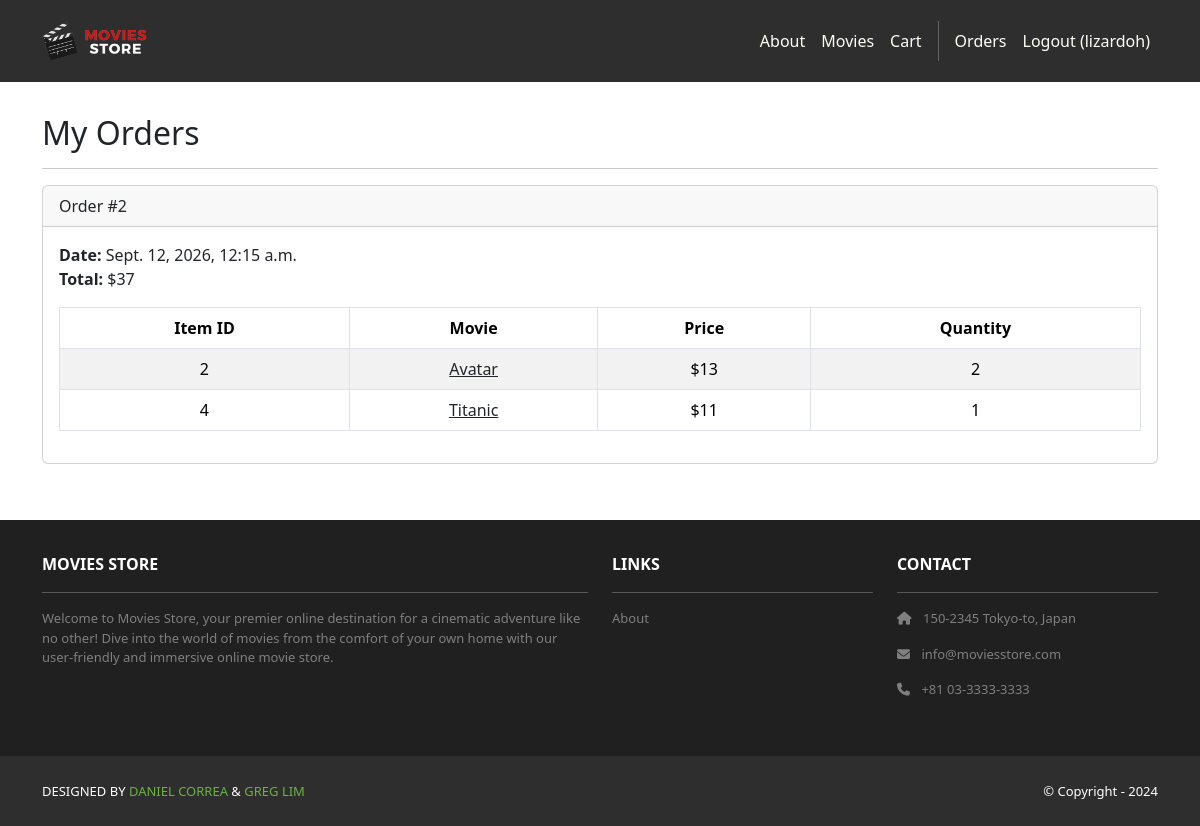
/accounts/orders (signed in), run on an earlier commit of the app's database.
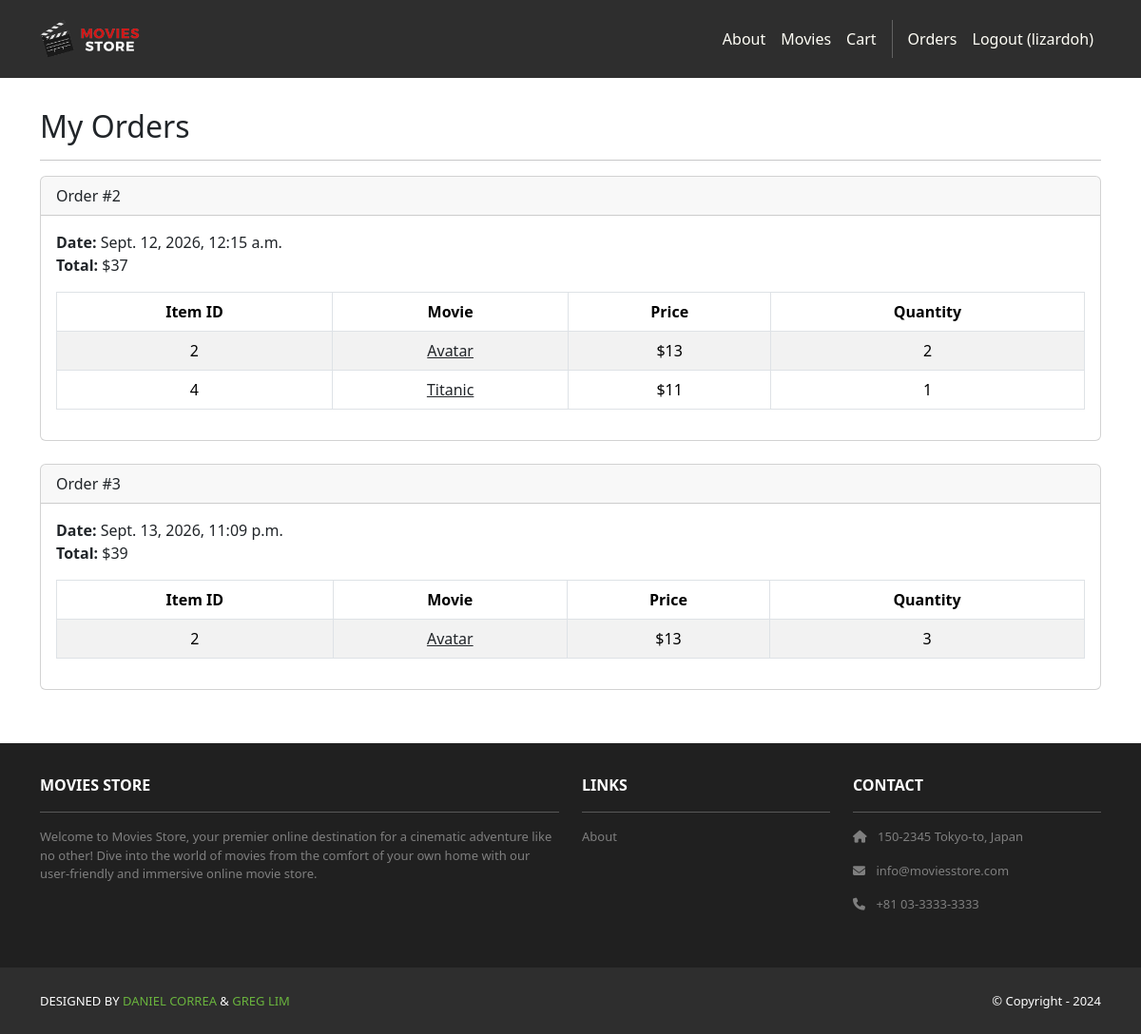
And on a later commit of the database.
### cart/models.py (models this page shows, shortened)
class Order(models.Model):
    id = models.AutoField(primary_key=True)
    total = models.IntegerField()
    date = models.DateTimeField(auto_now_add=True)
    user = models.ForeignKey(User, on_delete=models.CASCADE)

class Item(models.Model):
    id = models.AutoField(primary_key=True)
    price = models.IntegerField()
    quantity = models.IntegerField()
    order = models.ForeignKey(Order, on_delete=models.CASCADE)
    movie = models.ForeignKey(Movie, on_delete=models.CASCADE)

### movies/models.py (models this page shows, shortened)
class Movie(models.Model):
    id = models.AutoField(primary_key=True)
    name = models.CharField(max_length=255)
    price = models.IntegerField()
    description = models.TextField()
    image = models.ImageField(upload_to='movie_images/')

### accounts/views.py (the view)
# urls.py: path('orders', views.orders, name='accounts.orders'),
@login_required
def orders(request):
    template_data = {
        'title': 'Orders',
        'orders': request.user.order_set.all(),
    }
    return render(request, 'accounts/orders.html', {
        'template_data': template_data,
    })

### accounts/templates/accounts/orders.html
{% extends 'base.html' %}
{% block content %}
<div class="p-3">
    <div class="container">
        <div class="row mt-3">
            <div class="col mx-auto mb-3">
                <h2>My Orders</h2>
                <hr />
                {% for order in template_data.orders %}
                <div class="card mb-4">
                    <div class="card-header">
                        Order #{{ order.id }}
                    </div>
                    <div class="card-body">
                        <b>Date:</b> {{ order.date }}<br />
                        <b>Total:</b> ${{ order.total }}<br />
                        <table class="table table-bordered table-striped text-center mt-3">
                            <thead>
                                <tr>
                                    <th scope="col">Item ID</th>
                                    <th scope="col">Movie</th>
                                    <th scope="col">Price</th>
                                    <th scope="col">Quantity</th>
                                </tr>
                            </thead>
                            <tbody>
                                {% for item in order.item_set.all %}
                                <tr>
                                    <td>{{ item.movie_id }}</td>
                                    <td>
                                        <a class="link-dark" href="{% url 'movies.show' id=item.movie.id %}">
                                            {{ item.movie.name }}
                                        </a>
                                    </td>
                                    <td>${{ item.movie.price }}</td>
                                    <td>{{ item.quantity }}</td>
                                </tr>
                                {% endfor %}
                            </tbody>
                        </table>
                    </div>
                </div>
                {% endfor %}
            </div>
        </div>
    </div>
</div>
{% endblock content %}

What changed in the data, as far as the page shows it:
added Order: id "3", date "Sept. 13, 2026, 11:09 p.m.", total "39"
added Item: movie_id "2", movie.name "Avatar", movie.price "13", quantity "3"
